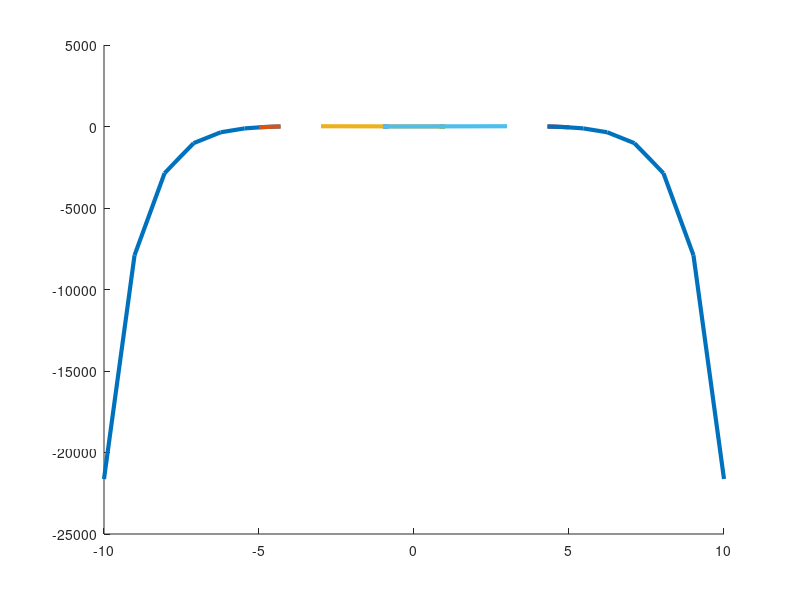

Here is the MATLAB script that generated this plot:
function p4

clear all;
close all;
hold on;

% This is the function we want to find 0's for.
f = @(t) (4 * t.^2) - e.^t - e.^(-t);
df = @(t) (8 * t) - e.^t + e.^(-t);
% Iterate via Newton's method until we are within 'err' of 0.
ERR = 10^-(5);
% List of starting points to use with Newton's method.
_y0 = [-10, -5, -3, -1, 1, 3, 5, 10];

% Loop through each starting point to run Newton's method.
for y0 = _y0

	% Steps will contain a list of each point in the iteration.
	% We can plot this, as well as examine it's size to see
	% how well each initial point is performing.
	steps = [y0];
	
	% loop while we still have too much error
	while abs(f(steps(end))) > ERR
		tmp = steps(end);
		nxt = tmp - f(tmp)/df(tmp);
		steps = [steps nxt];
	end

	y0
	size(steps)
	plot(steps, f(steps), 'LineWidth', 3);

end

end
